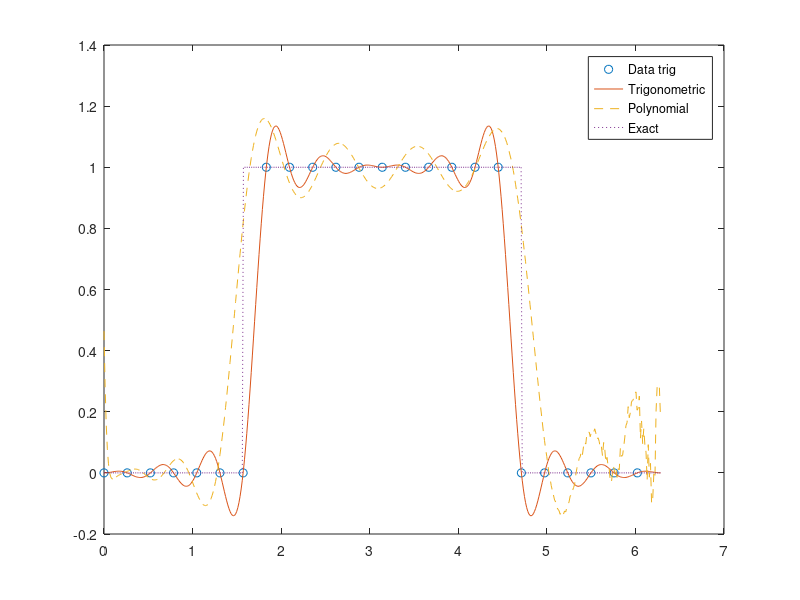
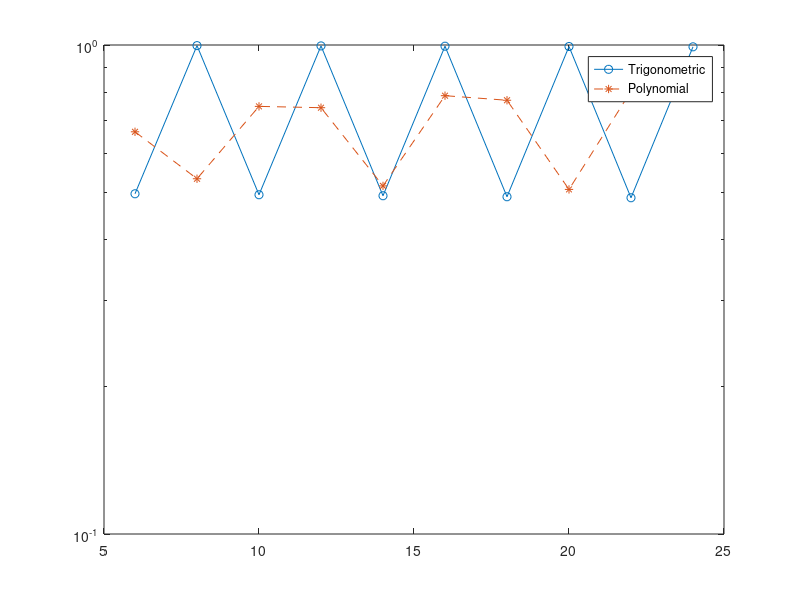

MATLAB code to generate these figures, in order:
%
% Compare trignometric and polynomial interpolation of a periodic function
%
fun = @(x) max(0,1-abs(x-pi)/2);       % cont, diff a.e.
fun = @(x) exp(sin(x));                % inf diff, periodic
fun = @(x) ( abs(x-pi) < 0.5*pi ) + 0; % Hat function

ng = 500;
xg = linspace(0,2*pi,ng);
fe = fun(xg);

N = [6 8 10 12 14 16 18 20 22 24]; 
data = [];
for n=N
   h = 2*pi/n; 
   x = h*(0:n-1)';
   v = fun(x);

   v_hat = fft(v);
   k = [0:n/2, -n/2+1:-1];

   fg = exp(1i*xg'*k) * v_hat / n;
   fg = real(fg);
   err_trig = max(abs(fe - fg'));

   % polynomial interpolation at chebyshev points
   xp = cos( (2*(n - (0:n)) + 1)/(2*n + 2) * pi );
   xp = pi*(1+xp);
   vp = fun(xp);
   P = polyfit(xp,vp,n-1);
   fp = polyval(P,xg);
   err_poly = max(abs(fe - fp));

   figure(1)
   plot(x,v,'o',xg,fg,'-',xg,fp,'--',xg,fe,':')
   legend('Data trig','Trigonometric','Polynomial','Exact')
   data = [data; n, err_trig, err_poly];
   pause
end

figure(2)
semilogy(data(:,1), data(:,2), 'o-', data(:,1), data(:,3), '*--')
legend('Trigonometric','Polynomial')
